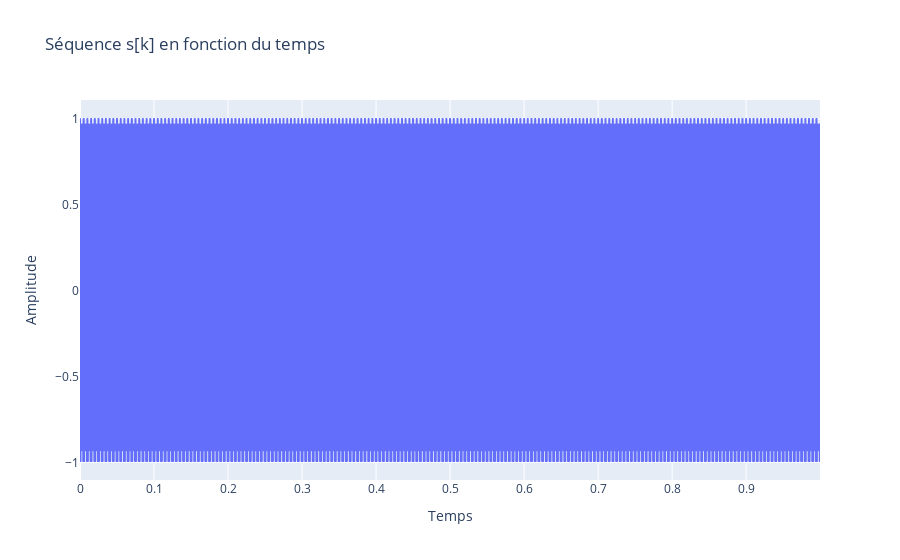

Notebook cell for this chart:
### Markdown cell above
### Question 1

### Code cell
k3, t3, s3 = cos_discret(1, 800, 5000, 0, 5000)
px.line(x = t3, y = s3, labels={"x":"Temps", "y":"Amplitude"}, title="Séquence s[k] en fonction du temps").show()

### Figure 1 — Plotly figure (JSON) as saved in the notebook; plotly's stock layout.template omitted (floating-point values rounded to 4 significant figures; data arrays with more than 128 entries replaced by an {"elided": "..."} marker saying what was removed)
{"data": [{"hovertemplate": "Temps=%{x}<br>Amplitude=%{y}<extra></extra>", "legendgroup": "", "line": {"color": "#636efa", "dash": "solid"}, "marker": {"symbol": "circle"}, "mode": "lines", "name": "", "showlegend": false, "type": "scattergl", "x": {"elided": "5000 float values"}, "xaxis": "x", "y": {"elided": "5000 float values"}, "yaxis": "y"}], "layout": {"legend": {"tracegroupgap": 0}, "title": {"text": "Séquence s[k] en fonction du temps"}, "xaxis": {"anchor": "y", "domain": [0, 1], "title": {"text": "Temps"}}, "yaxis": {"anchor": "x", "domain": [0, 1], "title": {"text": "Amplitude"}}}}
